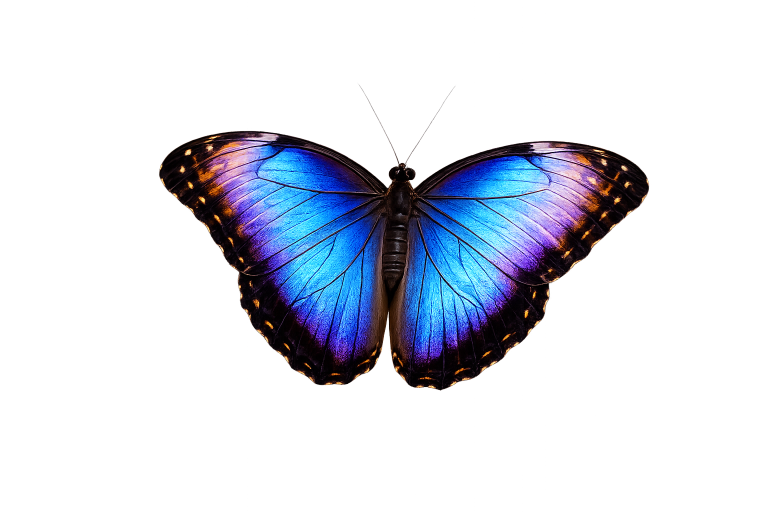
#> input picture examples/butterfly/iridescentwinged_butterfly.png, 1536 x 1024 px (shown at 1/2 size)
$ python generate-icons.py
#> lines starting #> are read from the running program, lines starting #| are printed output that depends on the picture; after the words box and inside, x2 and y2 are one past the last pixel; in counts of white or black regions, pixels touching at a corner belong together
#> in _square_master, src is the input picture: PIL image 1536x1024 RGBA; mean R, G, B, A 108.6, 109.4, 115.9, 52.3
"""Generate the Designer's app icons from the blue-morpho butterfly PNG.

Inputs
------
  examples/butterfly/iridescentwinged_butterfly.png   (1536 × 1024 RGBA)

Outputs
-------
  elysium-designer/assets/ElysiumDesigner.icns        (macOS, all sizes)
  elysium-designer/assets/ElysiumDesigner.ico         (Windows, all sizes)
  elysium-designer/assets/ElysiumDesigner.png         (Linux, 1024 × 1024)

How
---
Centre-crops the source to 1024×1024, knocks out the white backdrop so
the icon reads cleanly on any wallpaper, then writes:

  * `.icns`  via the macOS `iconutil` toolchain (a temp .iconset folder
    with Apple's required sizes / @2× retina variants, then collapsed).
  * `.ico`   via Pillow's multi-resolution ICO writer.
  * `.png`   the square master, used directly on Linux + as the
    Pillow input for the `.ico`.

Re-run any time you change the source art:
    .venv/bin/python scripts/generate-icons.py
"""
from __future__ import annotations

import shutil
import subprocess
import sys
import tempfile
from pathlib import Path

from PIL import Image


REPO_ROOT = Path(__file__).resolve().parent.parent
SOURCE = REPO_ROOT / "examples" / "butterfly" / "iridescentwinged_butterfly.png"
ASSETS = REPO_ROOT / "elysium-designer" / "assets"
NAME = "ElysiumDesigner"

# Apple expects these exact file names inside an .iconset folder.
MAC_SIZES: list[tuple[str, int]] = [
    ("icon_16x16.png",       16),
    ("icon_16x16@2x.png",    32),
    ("icon_32x32.png",       32),
    ("icon_32x32@2x.png",    64),
    ("icon_128x128.png",    128),
    ("icon_128x128@2x.png", 256),
    ("icon_256x256.png",    256),
    ("icon_256x256@2x.png", 512),
    ("icon_512x512.png",    512),
    ("icon_512x512@2x.png", 1024),
]

# Sizes Windows Explorer + the taskbar request from a .ico.
WIN_SIZES: list[int] = [16, 24, 32, 48, 64, 128, 256]


def _knock_out_white(im: Image.Image, threshold: int = 215) -> Image.Image:
    """Replace near-white pixels with full transparency.

    The source PNG has a white background that bleeds into the icon
    against dark wallpapers / dark mode. We threshold across R/G/B
    and zero out alpha there. Threshold is tuned so that:

      * 240 was too lax — left an antialiasing halo of "nearly white"
        pixels around the butterfly that pinned the alpha bbox to
        the full source height and made the visible butterfly small.
      * 215 catches the halo so the bbox hugs the butterfly proper,
        while staying high enough that no wing colour is misread as
        background.
    """
#> called with threshold = 215
    im = im.convert("RGBA")
    px = im.load()
    w, h = im.size
#> w = 1536; h = 1024
    for y in range(h):
        for x in range(w):
            r, g, b, a = px[x, y]
            if r >= threshold and g >= threshold and b >= threshold:
                px[x, y] = (r, g, b, 0)
    return im


def _tight_bbox(im: Image.Image, alpha_threshold: int = 32) -> tuple[int, int, int, int]:
    """Bounding box of the genuinely-opaque pixels.

    `Image.getbbox()` returns the box of any alpha > 0 pixels — which
    includes the antialiased halo around the butterfly's silhouette.
    That halo can extend several pixels past the visible edge, which
    on the source image happens to reach the top + bottom rows and
    pins the bbox to the full source height. We binarise alpha by a
    threshold first so only solid-content pixels count.
    """
#> called with alpha_threshold = 32
    alpha = im.split()[-1]
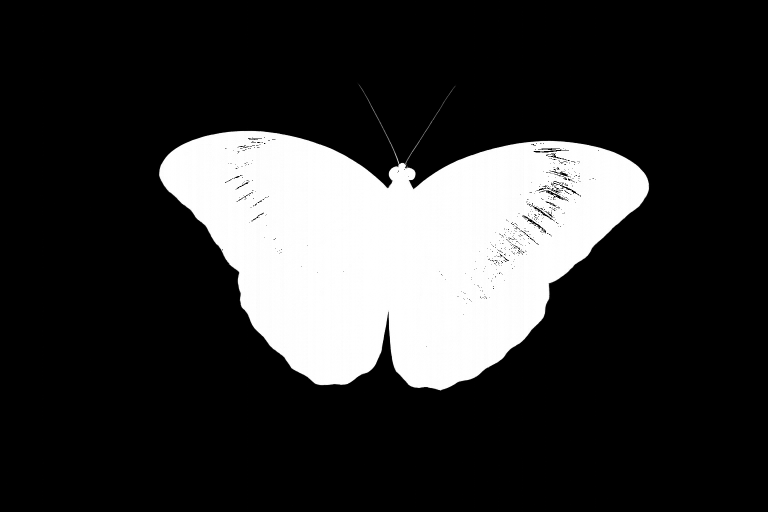
#> alpha: PIL image 1536x1024 L (shown at 1/2 size); min 0, max 255, mean 51.9
    # Solid mask: only pixels with alpha >= threshold are kept.
    solid = alpha.point(lambda a: 255 if a >= alpha_threshold else 0)
#> solid: PIL image 1536x1024 L; 20.5% white; 11 white regions (10 under 20 px), largest, box (x1, y1, x2, y2) and area: (318, 168, 1299, 781) 322649
    bbox = solid.getbbox()
#> bbox = (318, 168, 1299, 781)
    if bbox is None:
        return (0, 0, im.size[0], im.size[1])
    return bbox


def _square_master(source: Path, size: int = 1024,
                      coverage: float = 0.96) -> Image.Image:
    """Crop the source to the butterfly's tight alpha bbox, then
    scale-to-fit inside the icon canvas with `coverage` as the
    fraction of the canvas filled along the butterfly's longer axis.

    `coverage = 0.96` means the butterfly fills 96% of whichever
    canvas axis matches its long side — leaving just a 2% breathing
    margin so antialiased wing edges don't paint against the canvas
    boundary. The shorter axis fills proportionally; whatever's left
    is transparent.

    The butterfly is naturally ~1.5:1 (wider than tall), so a square
    icon is shape-mismatched: we either letterbox the height
    (current — preserves wing tips) or scale-to-fill and crop wing
    tips. We use the letterbox path because losing wing tips destroys
    butterfly silhouette recognition.
    """
    src = Image.open(source).convert("RGBA")
    src = _knock_out_white(src)
    bx0, by0, bx1, by1 = _tight_bbox(src)
#> bx0 = 318; by0 = 168; bx1 = 1299; by1 = 781
    src = src.crop((bx0, by0, bx1, by1))
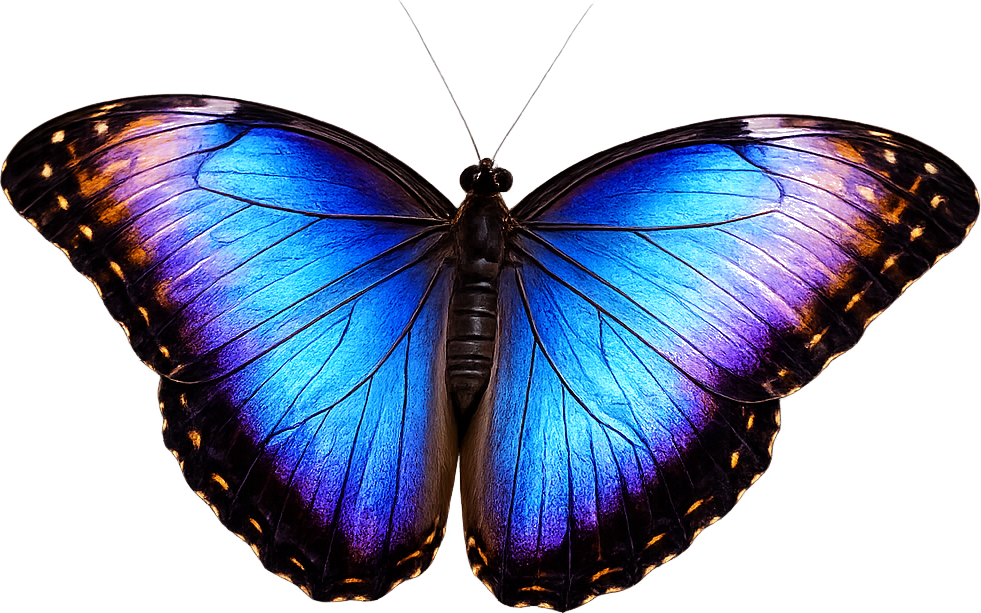
#> src: PIL image 981x613 RGBA; mean R, G, B, A 82.9, 87, 109.1, 135.6; transparent parts drawn white
    w, h = src.size
#> w = 981; h = 613
    # Scale so the longer axis covers `coverage` of the canvas.
    target_long = int(size * coverage)
    if w >= h:
        new_w = target_long
        new_h = int(round(h * (target_long / w)))
#> new_h = 614
    else:
        new_h = target_long
        new_w = int(round(w * (target_long / h)))
    butterfly = src.resize((new_w, new_h), Image.LANCZOS)
    canvas = Image.new("RGBA", (size, size), (0, 0, 0, 0))
#> canvas: PIL image 1024x1024 RGBA; every value is 0
    canvas.paste(butterfly, ((size - new_w) // 2, (size - new_h) // 2),
                  butterfly)
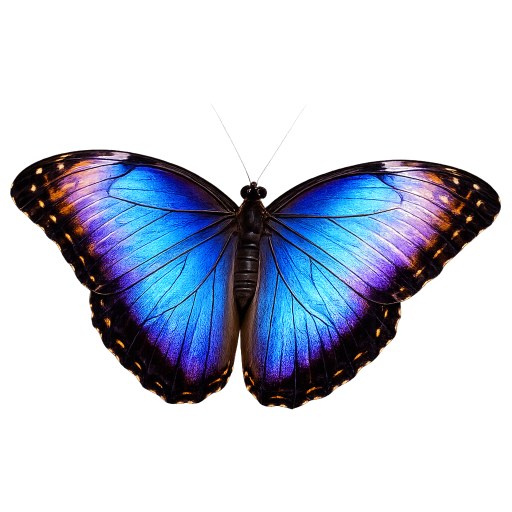
#> canvas: PIL image 1024x1024 RGBA (shown at 1/2 size); mean R, G, B, A 18.2, 24.6, 38.9, 77.2; transparent parts drawn white
    return canvas


def _write_png(master: Image.Image, dest: Path) -> None:
    dest.parent.mkdir(parents=True, exist_ok=True)
    master.save(dest, "PNG")
    print(f"  wrote {dest.relative_to(REPO_ROOT)}  "
#> (the run stopped early here; a loop or call above may not have finished)
